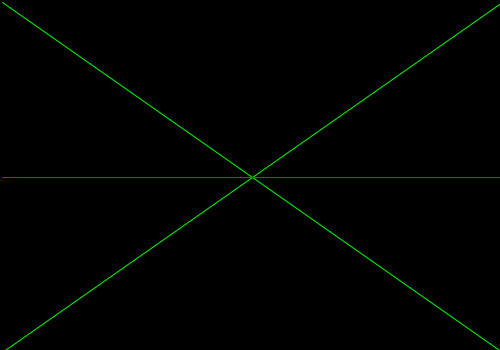
Frame 1 (no input)
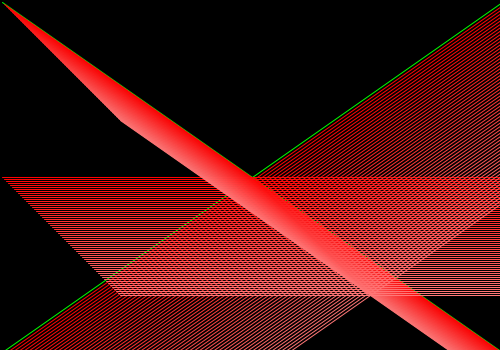
Frame 60 (the mouse pressed at the canvas centre just before this capture)
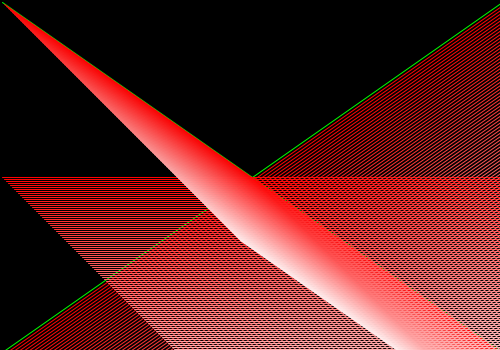
Frame 120 (the mouse held since frame 60 and released just before this capture)

The Processing sketch that drew these frames (run headless with seeded random() and noise(); from frame 60 on, the mouse is pressed at the canvas centre):

// Processing sketch: processing_25967
// ── processing_25967.pde

void setup(){
size (500,350);
background(0);
stroke(0,255,0);
}
int a=0;
int b=175;
int c=255;
int d=350;
int e=500;

void draw(){
a=a+2;
b=b+2;
c=c+2;
d=d+2;
e=e+2;
if (a>500) {a=0;}
line(a,a,e,d);
line(a,d,e,a);
stroke(c,a,a);
line(a,b,e,b);
}
